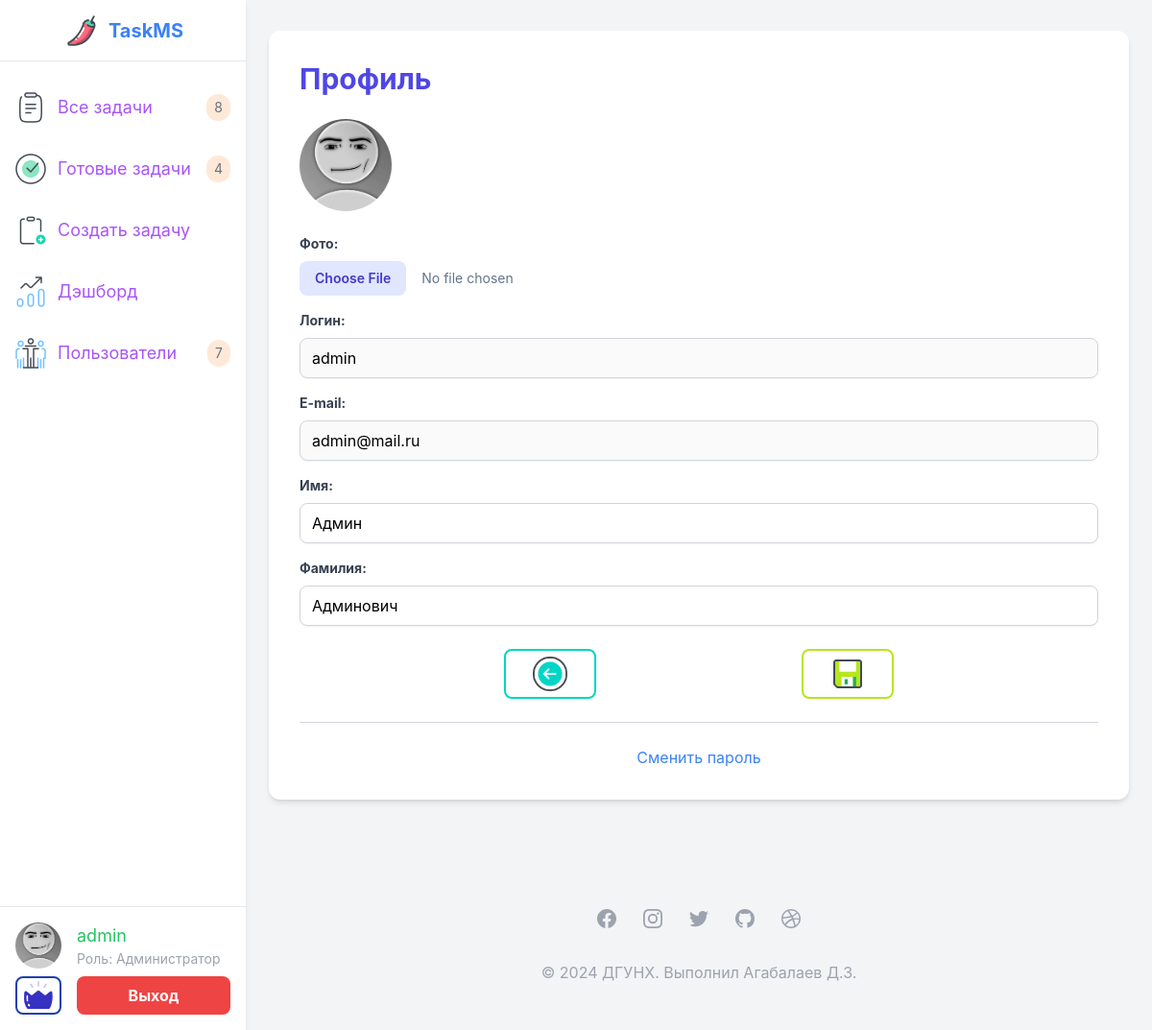
/authentication/profile/ (signed in), run on the app's committed database.
### authentication/models.py (models this page shows, shortened)
class User(AbstractUser):
    class Role(models.TextChoices):
        ADMIN = 'admin', 'Администратор'
        MANAGER = 'manager', 'Менеджер'
        WORKER = 'worker', 'Исполнитель'
        READER = 'reader', 'Читатель'
    role = models.CharField("Роль",
                            max_length=15,
                            choices=Role.choices,
                            default=Role.READER)
    first_name = models.CharField("Имя", max_length=150, blank=True)
    last_name = models.CharField("Фамилия", max_length=150, blank=True)
    email = models.EmailField(unique=True)
    photo = models.ImageField("Фото", null=True, blank=True)
    def photo_exists(self):
        if self.photo:
            return os.path.isfile(os.path.join(settings.MEDIA_ROOT, self.photo.name))
        return False

### authentication/views.py (the view, shortened to what this page needs)
# urls.py: path("profile/", views.ProfileUser.as_view(), name="profile"),
class ProfileUser(LoginRequiredMixin, UpdateView):
    model = get_user_model()
    form_class = ProfileUserForm
    template_name = "authentication/profile.html"
    def get_context_data(self, **kwargs):
        context = super().get_context_data(**kwargs)
        context["title"] = "TMS | Личный кабинет"
        context["page_name"] = "Личный кабинет"
        context["menu"] = get_menu(self.request.user)  # Добавляем меню в контекст
        return context
    def get_object(self, queryset=None):
        return self.request.user

### authentication/forms.py
class ProfileUserForm(forms.ModelForm):
    username = forms.CharField(
        disabled=True,
        label="Логин",
        widget=forms.TextInput(attrs={"class": "custom-input"}),
    )
    email = forms.CharField(
        disabled=True,
        label="E-mail",
        widget=forms.TextInput(attrs={"class": "custom-input"}),
    )
    class Meta:
        model = get_user_model()
        fields = ["photo", "username", "email", "first_name", "last_name"]
        labels = {"photo": "Фото", "first_name": "Имя", "last_name": "Фамилия"}
        widgets = {
            "first_name": forms.TextInput(attrs={"class": "custom-input"}),
            "last_name": forms.TextInput(attrs={"class": "custom-input"}),
        }

### authentication/templates/authentication/profile.html (shortened to what this page needs)
{% extends 'base.html' %}
{% load static %}
{% block content %}
<div class="max-w-4xl mx-auto bg-white rounded-xl shadow-md overflow-hidden p-8 my-8">
  <h1 class="text-3xl font-bold text-indigo-600 mb-6">Профиль</h1>
  <form method="post" enctype="multipart/form-data" class="space-y-6">
    <div class="flex items-center space-x-4 mb-4">
      {% if user.photo_exists %}
      <img class="size-24 object-cover rounded-full" src="{{ user.photo.url }}" alt="Profile Picture">
      {% else %}
      <img class="w-24 h-24 rounded-full" src="{% static 'images/default_avatar.jpg' %}" alt="Default Profile Picture">
      {% endif %}
    </div>
    <div class="space-y-4">
      {% for f in form %}
      <div>
        <label class="block text-gray-700 text-sm font-bold mb-2" for="{{ f.id_for_label }}">{{ f.label }}:</label>
        {% if f.field.widget.input_type == 'file' %}
        <input type="file" name="{{ f.name }}" id="{{ f.id_for_label }}" class="block w-full text-sm text-slate-500
          file:mr-4 file:py-2 file:px-4
          file:rounded-lg file:border-0
          file:text-sm file:font-semibold
          file:bg-indigo-100 file:text-indigo-700
          hover:file:bg-indigo-200
        "/>
        {% else %}
        {{ f }}
        {% endif %}
      </div>
      {% endfor %}
    </div>
    <div class="mt-6 flex justify-evenly items-center">
      <button onclick="history.back()" class="border-2 border-[#00d6c6] rounded-lg w-24 py-1 transition-transform duration-300 transform hover:scale-110">
        <img class="size-10 mx-auto" src="{% static 'images/back_btn.png' %}" alt="back_btn" />
      </button>
      <button type="submit" class="border-2 border-[#b5e61d] rounded-lg w-24 py-1 transition-transform duration-300 transform hover:scale-110">
        <img class="size-10 mx-auto" src="{% static 'images/save_btn.png' %}" alt="save_btn" />
      </button>
    </div>
  </form>
  <hr class="my-6 border-gray-300">
  <p class="text-center">
    <a href="#" class="text-blue-500 hover:text-blue-700">Сменить пароль</a>
  </p>
</div>
{% endblock %}

### templates/base.html (shortened to what this page needs)
{% load static %}
<!DOCTYPE html>
<html lang="ru">
<head>
    <link rel="stylesheet" href="{% static 'css/output.css' %}">
</head>
<body class="bg-gray-100 flex" style="font-family: 'Inter', sans-serif;">
    <aside class="w-64 bg-white shadow-md fixed h-full">
        <div class="flex items-center justify-center h-16 border-b border-gray-200">
            <a href="{% url 'tasksystem:content' %}" class="flex items-center space-x-2 transition-transform duration-300 transform hover:scale-110">
                <img src="{% static 'images/logo.png' %}" alt="Profile Picture" class="size-10">
                <span class="text-xl font-bold text-blue-500">TaskMS</span>
            </a>
        </div>
        <nav class="mt-4">
            <ul>
                {% for m in menu %}
                    <li class="flex items-center hover:bg-gray-100 transition-colors duration-200">
                        <a href="{% url m.url_name %}" class="flex items-center justify-between w-full p-4 transition-transform duration-300 transform hover:scale-105">
                            <div class="flex flex-row items-center space-x-3 flex-nowrap">
                            {% if m.icon == "all_tasks" %}
                            <img src="{% static 'images/all_tasks.png' %}" alt="ICO " class="size-8">
                            {% elif m.icon == "add_task" %}
                            <img src="{% static 'images/add_task.png' %}" alt="ICO" class="size-8">
                            {% elif m.icon == "user_control" %}
                            <img src="{% static 'images/user_control.png' %}" alt="ICO" class="size-8">
                            {% elif m.icon == "mandatory_tasks" %}
                            <img src="{% static 'images/mandatory_tasks.png' %}" alt="ICO" class="size-8">
                            {% elif m.icon == "dashboard" %}
                            <img src="{% static 'images/dashboard.png' %}" alt="ICO" class="size-8">
                            {% elif m.icon == "completed_tasks" %}
                            <img src="{% static 'images/completed_tasks.png' %}" alt="ICO" class="size-8">
                            {% endif %}
                            <span class="text-lg text-purple-500">{{ m.title }}</span>
                            </div>
                            {% if m.count %}
                            <div class="text-gray-500 self-justify-end text-sm bg-orange-400/20 py-1 px-2 rounded-xl">{{ m.count }}</div>
                            {% endif %}
                        </a>
                    </li>
                {% endfor %}
            </ul>
        </nav>
        <div class="absolute bottom-0 w-full pt-4 pb-3 px-4 border-t border-gray-200">
            <a href="{% url 'authentication:profile' %}" class="flex items-center rounded-lg hover:bg-gray-50 transition-colors duration-200 group/user">
                {% if request.user.photo and request.user.photo_exists %}
                <img class="flex-none object-cover size-12 rounded-full group-hover/user:grayscale" src="{{ request.user.photo.url }}" alt="Profile Picture">
                {% else %}
                <img class="object-cover size-12 rounded-full group-hover/user:grayscale" src="{% static 'images/default_avatar.jpg' %}" alt="Default Profile Picture">
                {% endif %}
                <div class="ml-4 w-full">
                    {% if request.user.is_authenticated %}
                        <span class="text-lg text-green-500 group-hover/user:underline group-hover/user:text-gray-700">{{ request.user.username }}</span>
                        <p class="text-sm text-gray-400">Роль: {{ request.user.get_role_display }}</p>
                    {% else %}
                        <span class="text-lg text-green-500 group-hover/user:underline group-hover/user:text-gray-700">Гость</span>
                        <p class="text-sm text-gray-400">Статус: Читатеть</p>
                    {% endif %}
                </div>
            </a>
            <div class="flex flex-row mt-2 space-x-4">
                {% if request.user.is_authenticated %}
                {% if request.user.is_superuser %}
                <form action="{% url 'admin:index' %}" class="">
                    <button class="border-2 border-blue-800 rounded-lg w-[48px] transition-transform duration-300 transform hover:scale-110">
                        <img class="size-9 mx-auto" src="{% static 'images/admin_panel.png' %}" alt="Admin">
                    </button>
                 </form>
                {% endif %}
                <form action="{% url 'authentication:logout' %}" method="post" class="w-full">
                    <button type="submit" class="w-full py-2 px-4 bg-red-500 hover:bg-red-600 text-white font-bold rounded-lg transition-colors duration-200">
                        Выход
                    </button>
                </form>
                {% else %}
                <form action="{% url 'authentication:login' %}" class="shrink-0 w-full">
                    <button type="submit" class="w-full py-2 px-4 bg-green-400 hover:bg-green-500 text-white font-bold rounded-lg transition-colors duration-200">
                        Авторизация
                    </button>
                </form>
                {% endif %}
            </div>
        </div>
    </aside>
    <div class="flex-grow ml-64">
        {% block content %}
        {% endblock content %}
        <foooter class="bg-white">
            <div class="max-w-screen-xl px-4 py-12 mx-auto space-y-8 overflow-hidden sm:px-6 lg:px-8">
                <div class="flex justify-center mt-8 space-x-6">
                    <a href="#" class="text-gray-400 hover:text-gray-500">
                    </a>
                    <a href="#" class="text-gray-400 hover:text-gray-500">
                    </a>
                    <a href="#" class="text-gray-400 hover:text-gray-500">
                    </a>
                    <a href="#" class="text-gray-400 hover:text-gray-500">
                    </a>
                    <a href="#" class="text-gray-400 hover:text-gray-500">
                    </a>
                </div>
                <p class="mt-8 text-base leading-6 text-center text-gray-400">
                    © 2024 ДГУНХ. Выполнил Агабалаев Д.З.
                </p>
            </div>
        </foooter>
    </div>
</body>
</html>

### data on the page
User: user.username "admin", user.role "Администратор", form "admin" "admin@mail.ru" "Админ" "Админович"

### other printed values
{{ m.title }} "Все задачи" "Готовые задачи" "Создать задачу" "Дэшборд" "Пользователи"
{{ m.count }} "8" "4" "7"
{{ f.label }} "Фото" "Логин" "E-mail" "Имя" "Фамилия"
